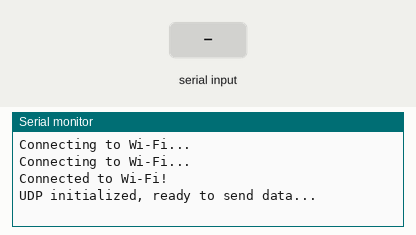
Simulated run of this sketch. Board: ESP32. On the bench: the last lines printed to the serial monitor. The inputs (shaded band) are chosen by the test bench. WiFi joins after 1.5 s; servers stay silent unless stated.

Above: at 3.2 s.
3.3 s: "1\n" received over Serial
At 4.4 s:
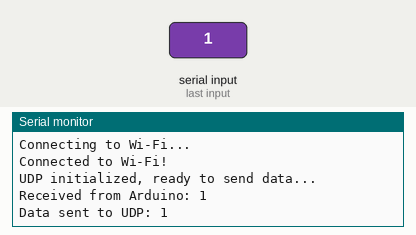
4.8 s: "0\n" received over Serial
At 5.4 s:
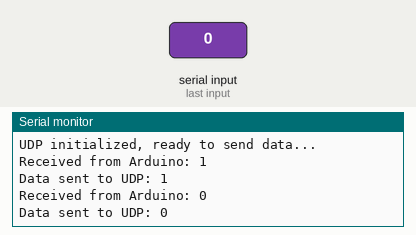
6.3 s: "2\n" received over Serial
At 7.7 s:
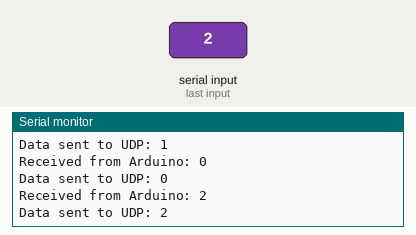

The sketch:

ESP_FINAL_WIFI.ino
```cpp
#include <WiFi.h>
#include <WiFiUdp.h>

// Wi-Fi Credentials
const char *ssid = "NARZO 70x 5G";
const char *password = "abcdefghij";

// UDP Configuration
WiFiUDP udp;
IPAddress broadcastIp(255, 255, 255, 255);
const unsigned int udpPort = 12345;

void setup() {
  Serial.begin(9600);  // Default Serial for Arduino-ESP32 communication

  // Connect to Wi-Fi
  WiFi.begin(ssid, password);
  while (WiFi.status() != WL_CONNECTED) {
    delay(1000);
    Serial.println("Connecting to Wi-Fi...");
  }
  Serial.println("Connected to Wi-Fi!");

  // Start UDP Communication
  udp.begin(udpPort);
  Serial.println("UDP initialized, ready to send data...");
}

void loop() {
  // Check if data is available from Arduino via default Serial
  if (Serial.available()) {
    String receivedData = Serial.readStringUntil('\n');
    receivedData.trim();

    if (receivedData.length() > 0) {
      Serial.println("Received from Arduino: " + receivedData);

      // Send received data over UDP
      udp.beginPacket(broadcastIp, udpPort);
      udp.print(receivedData);
      udp.endPacket();

      Serial.println("Data sent to UDP: " + receivedData);
    }
  }

  delay(10);
}
```

Measured:
- after the input at 3.3 s, the serial monitor: prints a new line at once (image 1)
- after the input at 4.8 s, the serial monitor: prints a new line at once (image 2)
- after the input at 6.3 s, the serial monitor: prints a new line at once (image 3)
